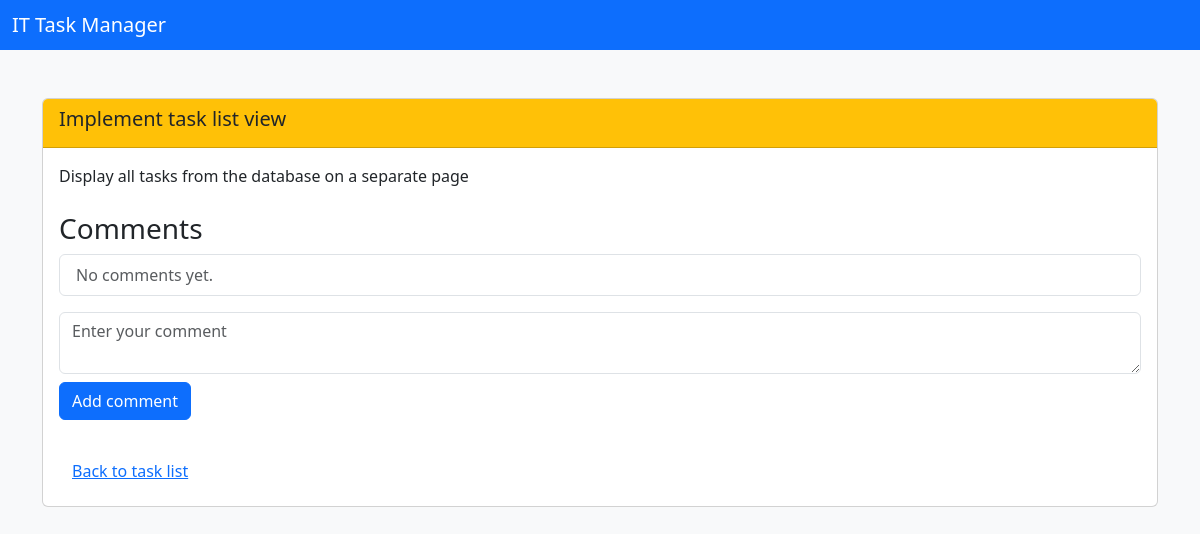
Page /tasks/1/ (signed in) on the committed database.
### catalog/models.py (models this page shows, shortened)
class Task(models.Model):
    PRIORITY_CHOICES = [
        ('urgent', 'Urgent'),
        ('high', 'High'),
        ('normal', 'Normal'),
        ('low', 'Low'),
    ]
    name = models.CharField(max_length=200)
    description = models.TextField()
    deadline = models.DateField()
    is_completed = models.BooleanField(default=False)
    priority = models.CharField(
        max_length=10,
        choices=PRIORITY_CHOICES,
        default='normal',
    )
    task_type = models.ForeignKey(
        TaskType,
        on_delete=models.SET_NULL,
        related_name='tasks',
        null=True,
        blank=True,
    )
    assignees = models.ManyToManyField(
        Worker,
        related_name='tasks',
        blank=True,
    )
    class Meta:
        ordering = ['deadline', 'priority']
        verbose_name = 'Task'
        verbose_name_plural = 'Tasks'

### catalog/views.py (the view, shortened to what this page needs)
# urls.py: path("tasks/<int:pk>/", TaskDetailView.as_view(), name="task_detail"),
class TaskDetailView(LoginRequiredMixin, DetailView):
    model = Task
    template_name = "task_detail.html"
    context_object_name = "task"
    def get_context_data(self, **kwargs):
        context = super().get_context_data(**kwargs)
        task = self.get_object()
        comments = task.comments.select_related("author").order_by("-created")
        context["comments"] = comments
        if self.request.method == "POST":
            form = TaskCommentForm(self.request.POST)
            if form.is_valid():
                comment = form.save(commit=False)
                comment.task = task
                comment.author = self.request.user
                comment.save()
                return redirect("task_detail", pk=task.pk)
        else:
            form = TaskCommentForm()
        context["form"] = form
        return context

### catalog/forms.py
class TaskCommentForm(forms.ModelForm):
    class Meta:
        model = TaskComment
        fields = ['text']
        widgets = {
            'text': forms.Textarea(
                attrs={
                    'rows': 2,
                    'class': 'form-control',
                    'placeholder': 'Enter your comment'
                }
            ),
        }

### templates/task_detail.html (shortened to what this page needs)
<!DOCTYPE html>
<html lang="en">
<head>
    <link href="https://cdn.jsdelivr.net/npm/bootstrap@5.3.0/dist/css/bootstrap.min.css" rel="stylesheet">
</head>
<body class="bg-light">
    <nav class="navbar navbar-dark bg-primary mb-4">
        <div class="container-fluid">
            <span class="navbar-brand mb-0 h1">IT Task Manager</span>
        </div>
    </nav>
    <div class="container my-5">
        <div class="card">
            <div class="card-header bg-warning text-dark">
                <h1 class="h5">{{ task.name }}</h1>
            </div>
            <div class="card-body">
                <p>{{ task.description }}</p>
                <h3 class="mt-4">Comments</h3>
                <ul class="list-group mb-3">
                    {% for comment in comments %}
                        <li class="list-group-item">
                            <b>{{ comment.author }}</b>
                            [{{ comment.created|date:"Y-m-d H:i" }}]:
                            {{ comment.text }}
                        </li>
                    {% empty %}
                        <li class="list-group-item text-muted">
                            No comments yet.
                        </li>
                    {% endfor %}
                </ul>
                <form method="post" class="mb-3">
                    {{ form.text }}
                    <button type="submit" class="btn btn-primary mt-2">
                        Add comment
                    </button>
                </form>
                <a href="{% url 'tasks' %}" class="btn btn-link mt-3">
                    Back to task list
                </a>
            </div>
        </div>
    </div>
</body>
</html>

### rows in the picture
Task: name "Implement task list view", description "Display all tasks from the database on a separate page"
